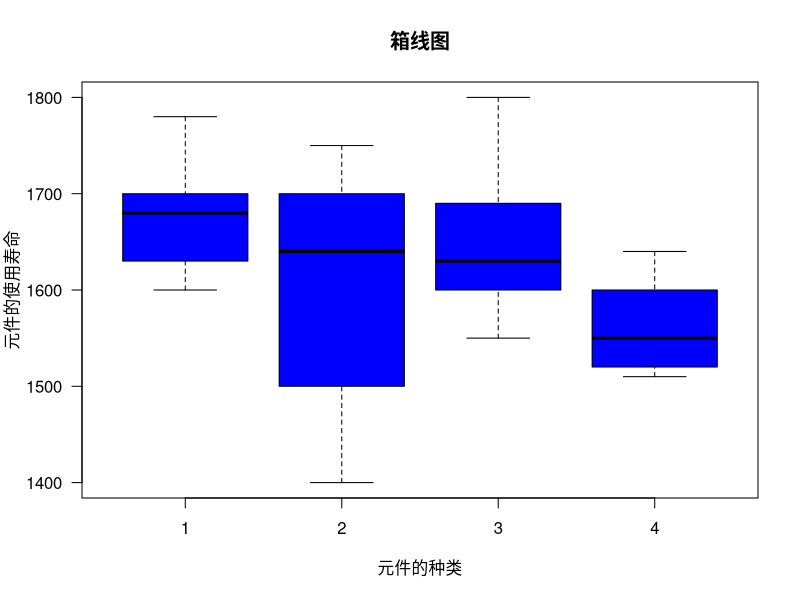
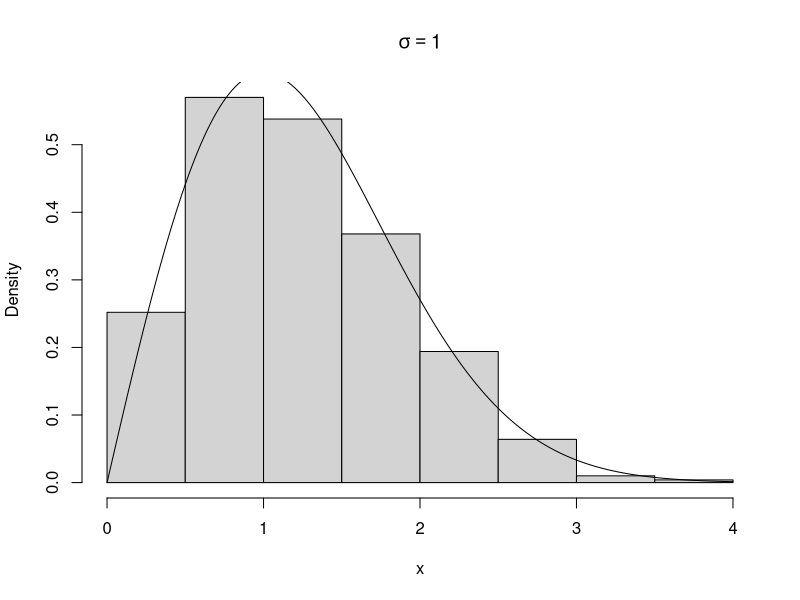
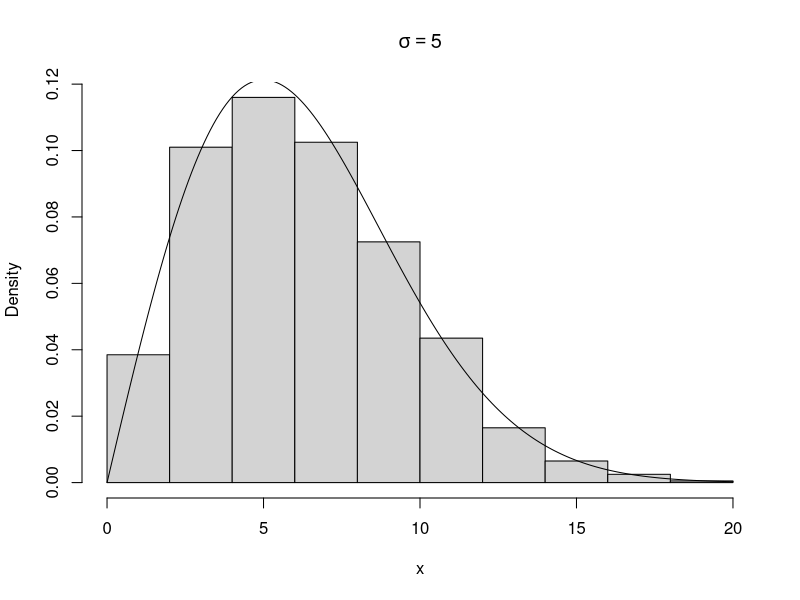
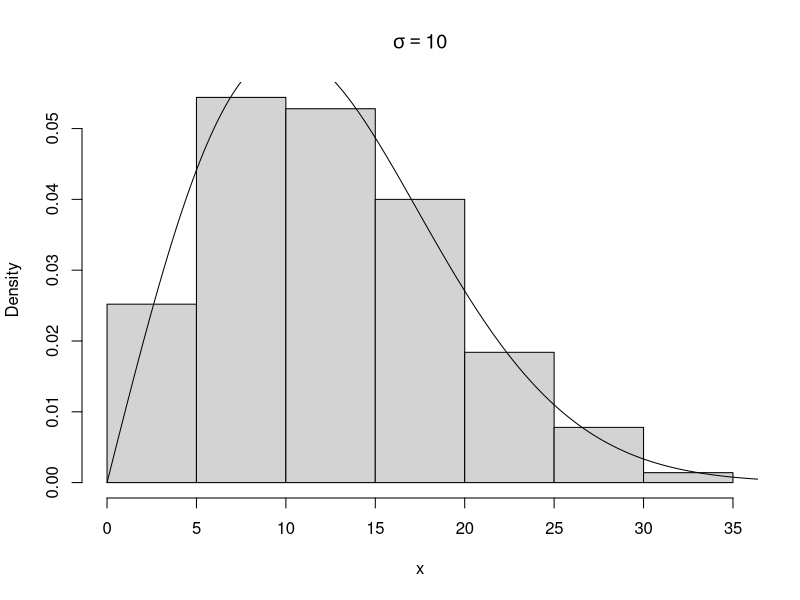
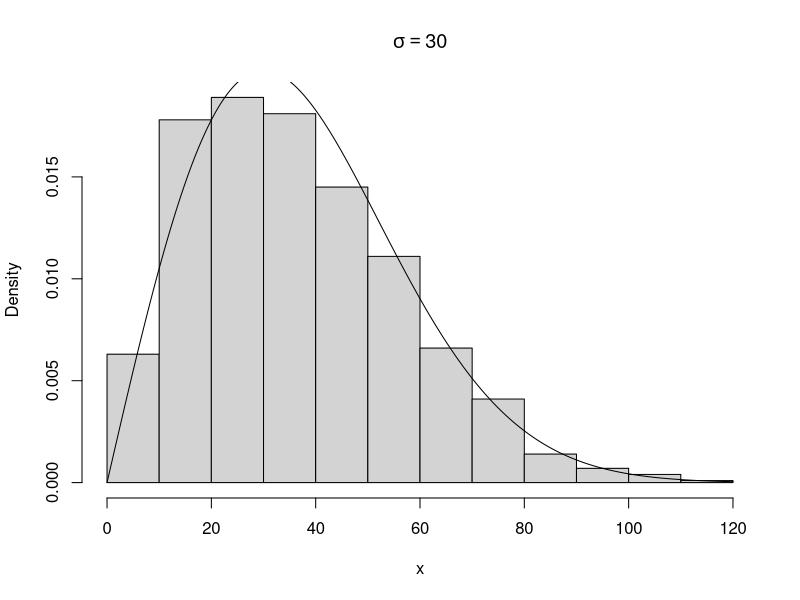
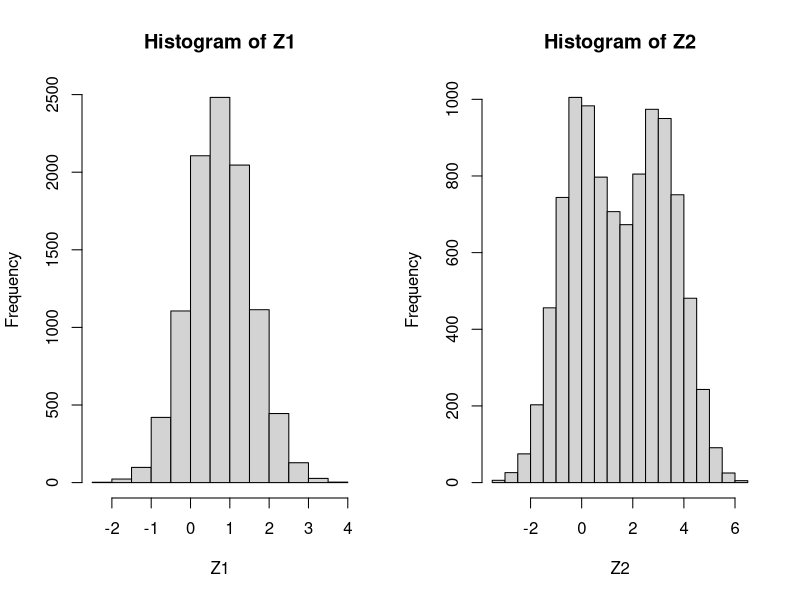

Write the R code that produced these figures, in order.
## ---- chunk 1
data<-c(1600, 1610, 1650, 1680, 1700, 1700, 1780, 1500, 1640,1400, 1700, 1750, 1640, 1550, 1600, 1620, 1640, 1600,1740, 1800, 1510, 1520, 1530, 1570, 1640, 1600) 
f<-factor(c(rep(1,7),rep(2,5), rep(3,8), rep(4,6))) 
plot(f,data,xlab="元件的种类", ylab="元件的使用寿命",
 col="blue",
 bty="l", tcl=0.4,las=1, cex=1.5, main="箱线图")
## ---- chunk 2
num <- c(1:5)
subject <- c("语文", "数学", "英语", "化学", "政治")
name <- c("王小丽", "吕华", "罗甜甜", "何燕", "王志飞")
sex <- c("女", "男", "女", "女", "男")
age <- c(34, 35, 39, 41, 35)
hometown <- c("安徽", "江苏","浙江", "安徽","湖南")
teachersData <- data.frame(num, subject, name, sex, age, hometown);
teachersData

## ---- chunk 3
n <- 1000
u <- runif(n)
sigma<-1
x <- sqrt((-2)*((sigma)^2)*log(1-u))
hist(x, prob = TRUE, main = expression(sigma==1))

y<-seq(0,4,0.02)
lines(y,y*sigma^(-2)*exp((-y^2*(2*sigma^2)^(-1))))
## ---- chunk 4
n <- 1000
u <- runif(n)
sigma=5
x <- sqrt((-2)*((sigma)^2)*log(1-u))
hist(x, prob = TRUE, main = expression(sigma==5))
y<-seq(0,20, 0.1)
lines(y,y*sigma^(-2)*exp((-y^2*(2*sigma^2)^(-1))))
## ---- chunk 5
n <- 1000
u <- runif(n)
sigma=10
x <- sqrt((-2)*((sigma)^2)*log(1-u))
hist(x, prob = TRUE, main = expression(sigma==10))
y<-seq(0,40, 0.02)
lines(y,y*sigma^(-2)*exp((-y^2*(2*sigma^2)^(-1))))
## ---- chunk 6
n <- 1000
u <- runif(n)
sigma=30
x <- sqrt((-2)*((sigma)^2)*log(1-u))
hist(x, prob = TRUE, main = expression(sigma==30))
y<-seq(0,120, .01)
lines(y,y*sigma^(-2)*exp((-y^2*(2*sigma^2)^(-1))))
## ---- chunk 7
n <- 1e4
    X1 <- rnorm(n,0,1)
    X2 <- rnorm(n,3,1)
    Z1 <- 0.75*X1+0.25*X2
    r <- sample(c(0,1),n,replace=TRUE)
    Z2 <- r*X1+(1-r)*X2
    par(mfrow=c(1,2))
    hist(Z1);hist(Z2)
## ---- chunk 8
trims <- c(0, 0.1, 0.2, 0.5)
x <- rcauchy(100)

lapply(trims, function(trim) mean(x, trim = trim))
lapply(trims, mean, x = x)

## ---- chunk 9
set.seed(789)
a=data.frame(x=rnorm(10),y=runif(10),z=rep(1,10))
vapply(a,sd,numeric(1))
## ---- chunk 10
set.seed(567)
#define a mixed data frame
y=data.frame(x=1:10,y=letters[1:10],z=runif(10),u=rep(1,10),v=rnorm(10))

vapply(y[vapply(y, is.numeric, logical(1))], sd, numeric(1))


